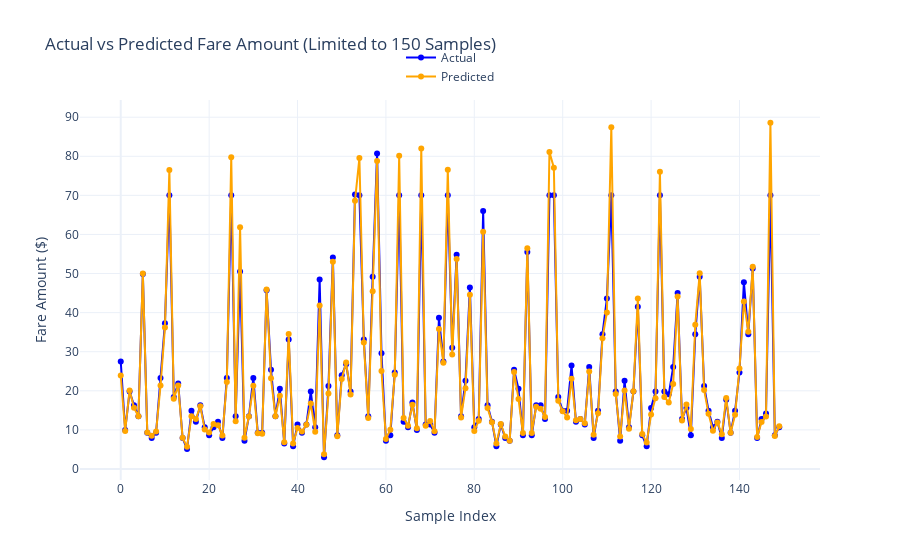

Notebook source saved alongside this figure:
### Code cell
from sklearn.linear_model import LinearRegression
from data import *
from model import *

taxi_type = YELLOW
train_sql = getSqlForModeling(taxi_type, isTrain=True)
test_sql = getSqlForModeling(taxi_type, isTrain=False)

model = LinearRegression()

# Training
with DR.engn.connect() as conn:
    processed = 0
    for df in pd.read_sql(train_sql, conn, chunksize=CHUNK_SIZE):
        processed += len(df)
        X = df[FEATURES]
        y = df[VARIABLE]

        model.fit(X, y)
        O.out(f'Trained {processed} rows')

# Predictions
with DR.engn.connect() as conn:
    processed = 0
    y_test = []
    y_pred = []
    for df in pd.read_sql(test_sql, conn, chunksize=CHUNK_SIZE):
        processed += len(df)
        X = df[FEATURES]
        y_test.append(df[VARIABLE])

        y_pred.append(model.predict(X))
        O.out(f'Predicted {processed} rows')

# Performance
merged_y_test = pd.concat(y_test, ignore_index=True)
merged_y_pred = np.concatenate(y_pred)

showPerformance(merged_y_test, merged_y_pred)

### Figure 1 — Plotly figure (JSON) as saved in the notebook; plotly's stock layout.template omitted (floating-point values rounded to 4 significant figures; data arrays with more than 128 entries replaced by an {"elided": "..."} marker saying what was removed)
{"data": [{"line": {"color": "blue"}, "mode": "lines+markers", "name": "Actual", "type": "scatter", "x": {"elided": "150 int values"}, "y": {"elided": "150 float values"}}, {"line": {"color": "orange"}, "mode": "lines+markers", "name": "Predicted", "type": "scatter", "x": {"elided": "150 int values"}, "y": {"elided": "150 float values"}}], "layout": {"legend": {"x": 0.5, "xanchor": "center", "y": 1.15, "yanchor": "top"}, "title": {"text": "Actual vs Predicted Fare Amount (Limited to 150 Samples)"}, "xaxis": {"title": {"text": "Sample Index"}}, "yaxis": {"title": {"text": "Fare Amount ($)"}}}}
